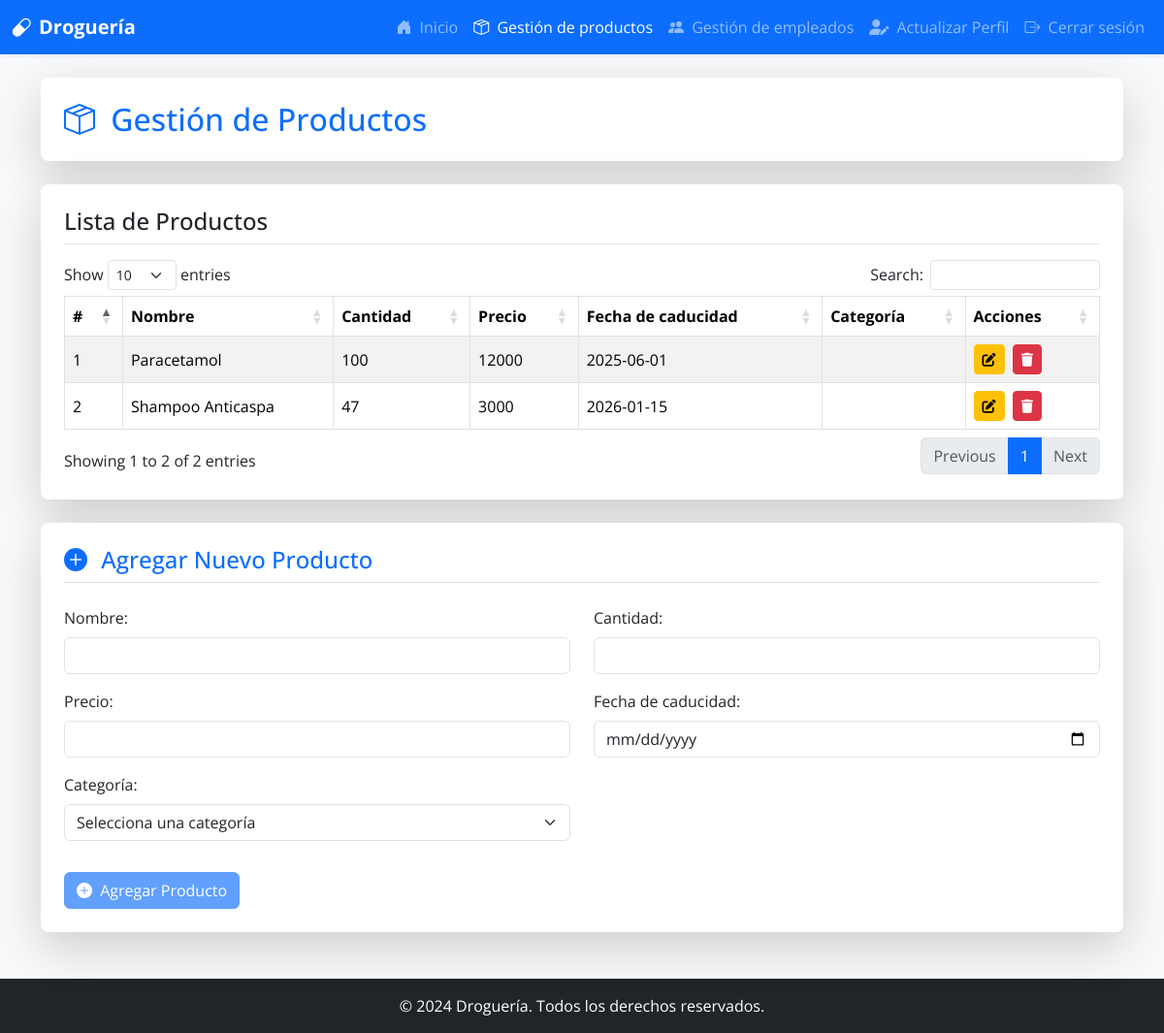
The app's page /productosDB (signed in), older data.
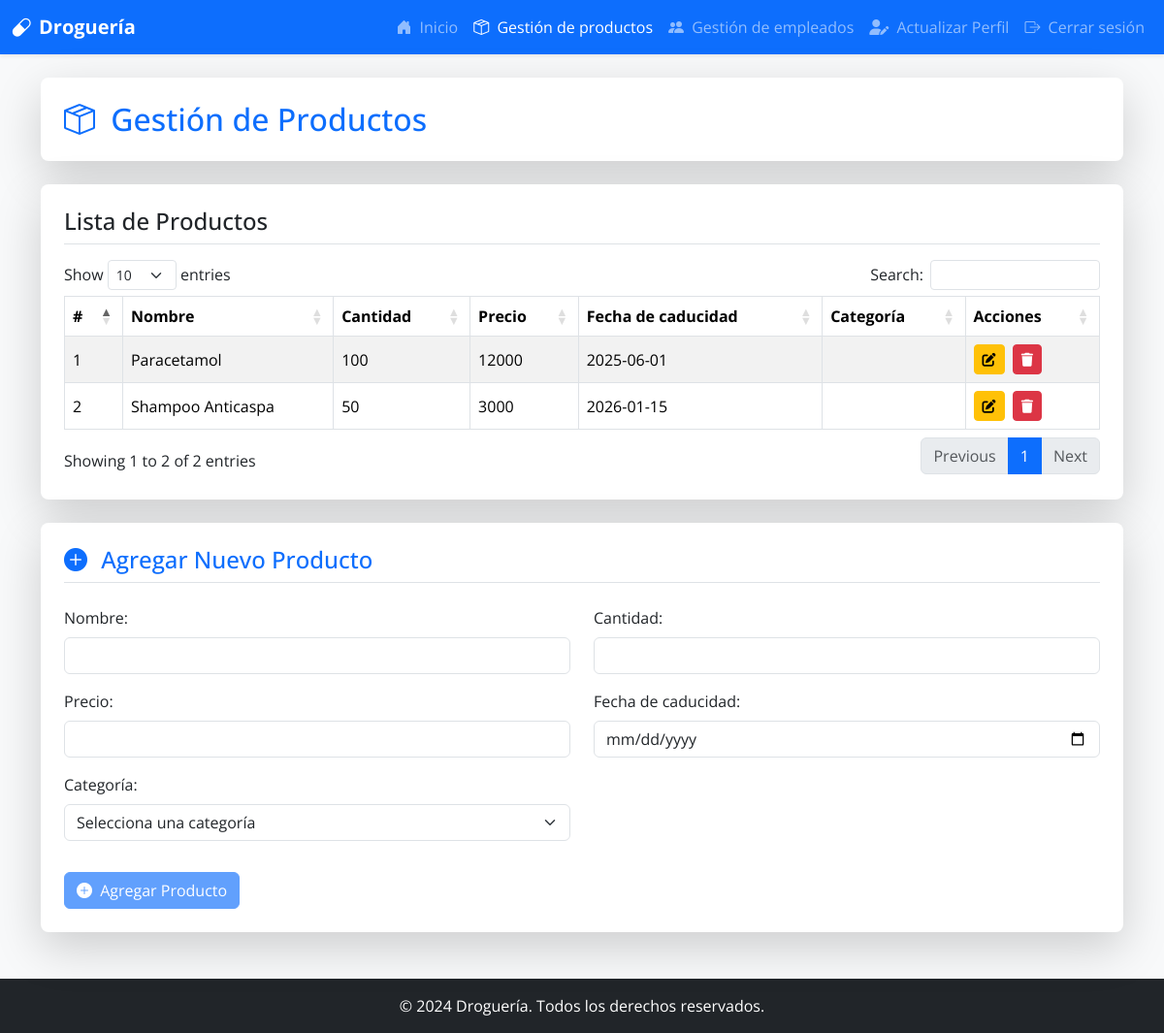
The same page, newer data.
### models.py (models this page shows)
class Producto(db.Model):
    __tablename__ = 'productos'
    producto_ID = db.Column(db.Integer, primary_key=True, autoincrement=True)
    categoria_FK = db.Column(db.Integer, db.ForeignKey('categoria.categoria_ID', ondelete='CASCADE'), nullable=False)
    nombre_producto = db.Column(db.String(150), nullable=False)
    cantidad = db.Column(db.Integer, nullable=False)
    precio = db.Column(db.Integer, nullable=False)
    fecha_caducidad = db.Column(db.Date, nullable=False)
    facturas_detalle = db.relationship('FacturaDetalle', backref='producto', cascade='all, delete')
    inventario = db.relationship('Inventario', backref='producto', cascade='all, delete')

### app.py (the view)
@app.route('/productosDB')
@login_required
def productosDB():
    if db.session.get(Rol, current_user.rol_FK).rol_usuario != "administrador":
        flash('Acceso no autorizado', 'danger')
        return redirect(url_for('adminMain'))
    categorias = Categoria.query.all()
    search_query = request.args.get('search', '', type=str)
    if search_query:
        productos = Producto.query.filter(Producto.nombre_producto.ilike(f"%{search_query}%")).all()
    else:
        productos = Producto.query.all()
    return render_template('productosDB.html', productos=productos, search_query=search_query, categorias=categorias)

### app.py (called while the page is built)
@login_manager.user_loader
def load_user(user_id):
    return db.session.get(Usuario, int(user_id))

### templates/productosDB.html (shortened to what this page needs)
<!DOCTYPE html>
<html lang="es">
<head>
    <link href="https://cdn.jsdelivr.net/npm/bootstrap@5.3.2/dist/css/bootstrap.min.css" rel="stylesheet">
    <link href="https://cdn.jsdelivr.net/npm/bootstrap-icons@1.11.1/font/bootstrap-icons.css" rel="stylesheet">
    <link rel="stylesheet" href="https://cdnjs.cloudflare.com/ajax/libs/font-awesome/6.5.2/css/all.min.css">
    <link href="https://cdn.datatables.net/1.13.6/css/dataTables.bootstrap5.min.css" rel="stylesheet">
</head>
<body class="bg-light">
    <nav class="navbar navbar-expand-lg navbar-dark bg-primary shadow-sm">
        <div class="container-fluid">
            <a class="navbar-brand d-flex align-items-center" href="{{ url_for('adminMain') }}">
                <i class="bi bi-capsule me-2"></i>
                <span class="fw-bold">Droguería</span>
            </a>
            <div class="collapse navbar-collapse" id="navbarNav">
                <ul class="navbar-nav ms-auto">
                    <li class="nav-item">
                        <a class="nav-link" href="{{ url_for('adminMain') }}"><i class="bi bi-house-door-fill me-1"></i> Inicio</a>
                    </li>
                    <li class="nav-item">
                        <a class="nav-link active" aria-current="page" href="{{ url_for('productosDB') }}"><i class="bi bi-box-seam me-1"></i> Gestión de productos</a>
                    </li>
                    <li class="nav-item">
                        <a class="nav-link" href="{{ url_for('empleadosDB') }}"><i class="bi bi-people-fill me-1"></i> Gestión de empleados</a>
                    </li>
                    <li class="nav-item">
                        <a class="nav-link" href="{{ url_for('update_profile') }}"><i class="fas fa-user-edit me-1"></i> Actualizar Perfil</a>
                    </li>
                    <li class="nav-item">
                        <a class="nav-link" href="{{ url_for('logout') }}"><i class="bi bi-box-arrow-right me-1"></i> Cerrar sesión</a>
                    </li>
                </ul>
            </div>
        </div>
    </nav>
    <main class="container mt-4 mb-5">
        <div class="card shadow-lg p-4 rounded-3 border-0 bg-white mb-4">
            <h2 class="card-title text-primary mb-0">
                <i class="bi bi-box-seam me-2"></i> Gestión de Productos
            </h2>
        </div>
        <div class="card shadow-lg p-4 rounded-3 border-0 bg-white mb-4">
            <h4 class="card-title text-dark mb-3 border-bottom pb-2">Lista de Productos</h4>
            <div class="table-responsive">
                <table id="productosTable" class="table table-striped table-hover table-bordered align-middle">
                    <thead class="bg-primary text-white">
                        <tr>
                            <th scope="col">#</th>
                            <th scope="col">Nombre</th>
                            <th scope="col">Cantidad</th>
                            <th scope="col">Precio</th>
                            <th scope="col">Fecha de caducidad</th>
                            <th scope="col">Categoría</th>
                            <th scope="col">Acciones</th>
                        </tr>
                    </thead>
                    <tbody>
                        {% for producto in productos %}
                        <tr>
                            <td>{{ loop.index }}</td>
                            <td>{{ producto.nombre_producto }}</td>
                            <td>{{ producto.cantidad }}</td>
                            <td>{{ producto.precio }}</td>
                            <td>{{ producto.fecha_caducidad }}</td>
                            <td>{{ producto.categoria_nombre }}</td>
                            <td>
                                <a href="{{ url_for('edit_producto', id=producto.producto_ID) }}" class="btn btn-warning btn-sm me-1" title="Editar Producto">
                                    <i class="fas fa-edit"></i>
                                </a>
                                <form action="{{ url_for('delete_producto', id=producto.producto_ID) }}"
                                      method="POST"
                                      onsubmit="return confirm('¿Seguro que quieres eliminar este producto? Esta acción es irreversible.')"
                                      style="display:inline;">
                                    <button type="submit" class="btn btn-danger btn-sm" title="Eliminar Producto">
                                        <i class="fas fa-trash"></i>
                                    </button>
                                </form>
                            </td>
                        </tr>
                        {% endfor %}
                    </tbody>
                </table>
            </div>
        </div>
        <div class="card shadow-lg p-4 rounded-3 border-0 bg-white">
            <h4 class="card-title text-primary mb-4 border-bottom pb-2">
                <i class="bi bi-plus-circle-fill me-2"></i> Agregar Nuevo Producto
            </h4>
            <form action="{{ url_for('create_producto') }}" method="POST" id="formCrearProducto" class="needs-validation" novalidate>
                <div class="row">
                    <div class="col-md-6 mb-3">
                        <label for="nombre_producto" class="form-label">Nombre:</label>
                        <input type="text" name="nombre_producto" id="nombre_producto" class="form-control" required>
                    </div>
                    <div class="col-md-6 mb-3">
                        <label for="cantidad" class="form-label">Cantidad:</label>
                        <input type="number" name="cantidad" id="cantidad" class="form-control" required min="0">
                    </div>
                    <div class="col-md-6 mb-3">
                        <label for="precio" class="form-label">Precio:</label>
                        <input type="number" step="0.01" name="precio" id="precio" class="form-control" required min="0">
                    </div>
                    <div class="col-md-6 mb-3">
                        <label for="fecha_caducidad" class="form-label">Fecha de caducidad:</label>
                        <input type="date" name="fecha_caducidad" id="fecha_caducidad" class="form-control" required>
                    </div>
                    <div class="col-md-6 mb-3">
                        <label for="categoria_ID" class="form-label">Categoría:</label>
                        <select name="categoria_ID" id="categoria_ID" class="form-select" required>
                            <option value="" disabled selected>Selecciona una categoría</option>
                        </select>
                    </div>
                </div>
                <button type="submit" class="btn btn-primary mt-3" id="btnAgregarProducto"><i class="bi bi-plus-circle-fill me-1"></i> Agregar Producto</button>
            </form>
        </div>
    </main>
    <footer class="footer mt-auto py-3 bg-dark text-white">
        <div class="container text-center">
            <span>© 2024 Droguería. Todos los derechos reservados.</span>
        </div>
    </footer>
</body>
</html>

### templates/productosDB.html (style rules this page uses)
body { font-family: 'Open Sans', sans-serif; display: flex; flex-direction: column; min-height: 100vh; }
main { flex: 1; }

Row changes from the older to the newer data that the page shows:
changed Producto "Shampoo Anticaspa": cantidad "47" → "50"
